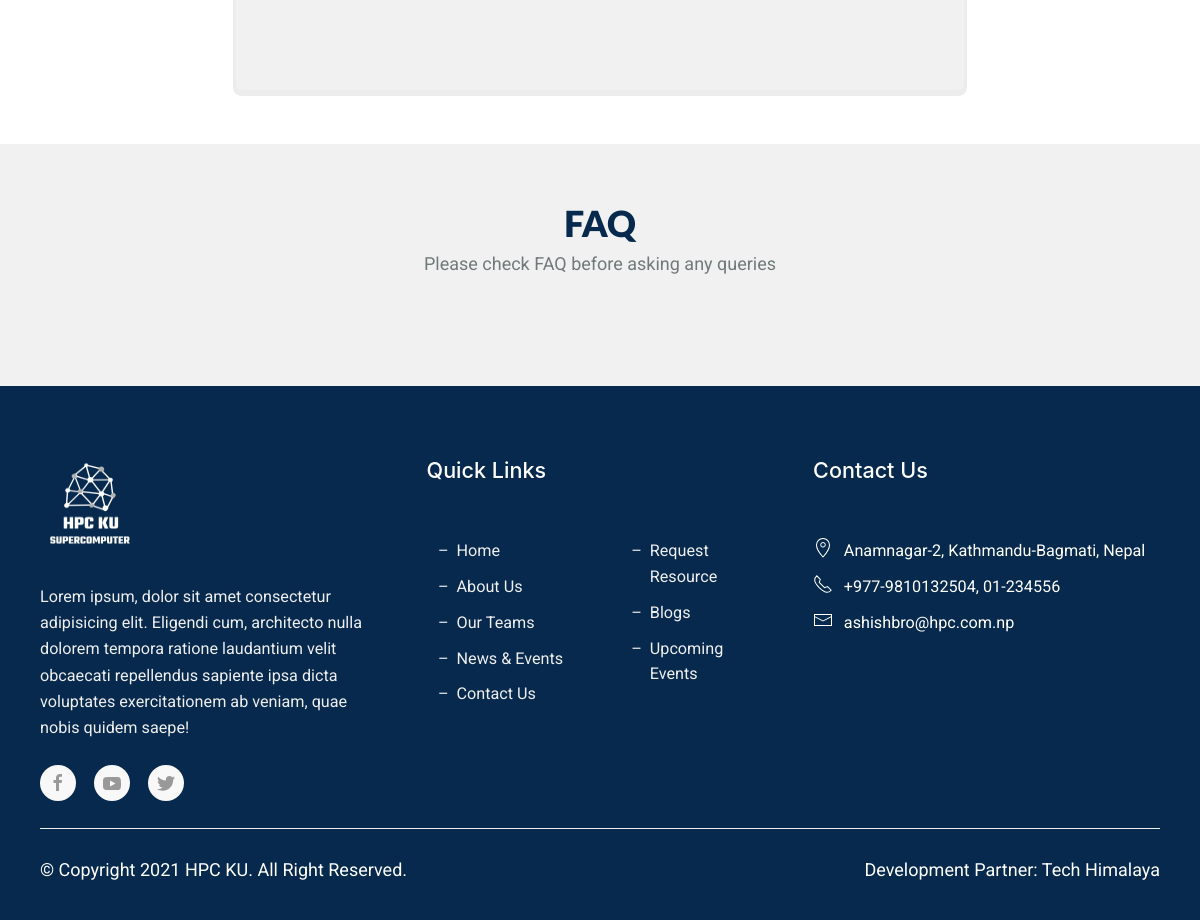
/resources/request/ (lower part), run on an earlier commit of the app's database.
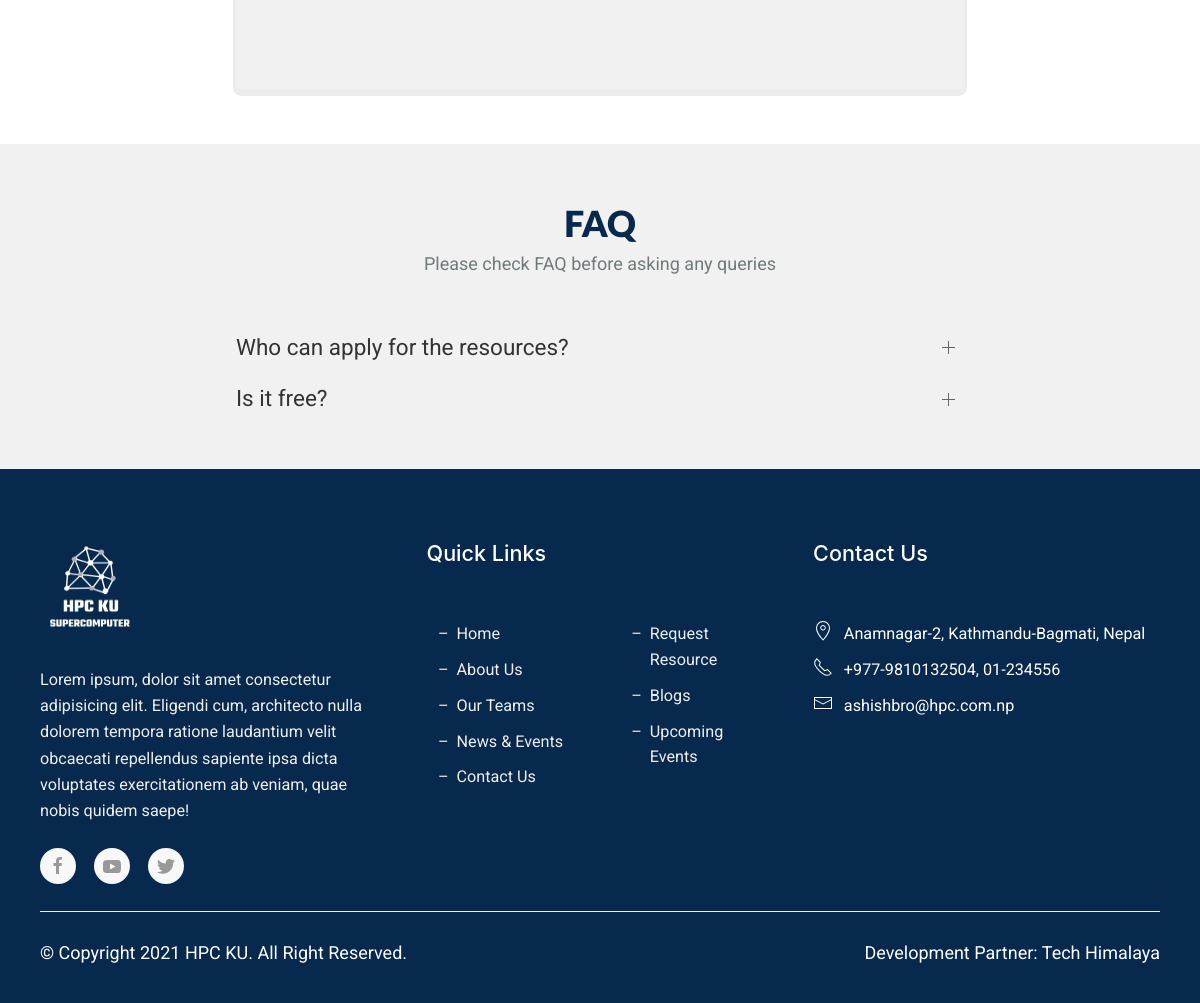
And on a later commit of the database.
### cms/models.py (models this page shows, shortened)
class FAQ(models.Model):
    question = models.CharField(max_length=255)
    answer = models.TextField()

### resourcemanagement/views.py (the view)
# urls.py: path('request/', request_resource_view, name='application')
def request_resource_view(request):
    faqs = FAQ.objects.all()
    return render(request, 'requestresource.html', {'faqs': faqs, })

### templates/requestresource.html (shortened to what this page needs)
{% extends 'base.html' %}
{% load static %}
{% block content %}
 <div class="request">
  <div class="resource-content">
    <div class="uk-container">
      <div class="resource-content__form">
        <form action="" class="requestform">
          <div class="uk-grid-small" uk-grid>
          </div>
        </form>
      </div>
    </div>
    <div class="resource-content__faq">
      <div class="uk-container">
        <div class="faqwidth">
          <div class="heading uk-text-center">FAQ</div>
          <div class="text uk-text-center">
            Please check FAQ before asking any queries
          </div>
          <ul uk-accordion>
              {% if faqs %}
                {% for faq in faqs %}
            <li>
              <a class="uk-accordion-title" href="#">{{ faq.question }}</a>
            </li>
              {% endfor %}
          {% endif %}
          </ul>
        </div>
      </div>
    </div>
  </div>
</div>
{% endblock %}

What changed in the data, as far as the page shows it:
added FAQ: question "Who can apply for the resources?"
added FAQ: question "Is it free?"
